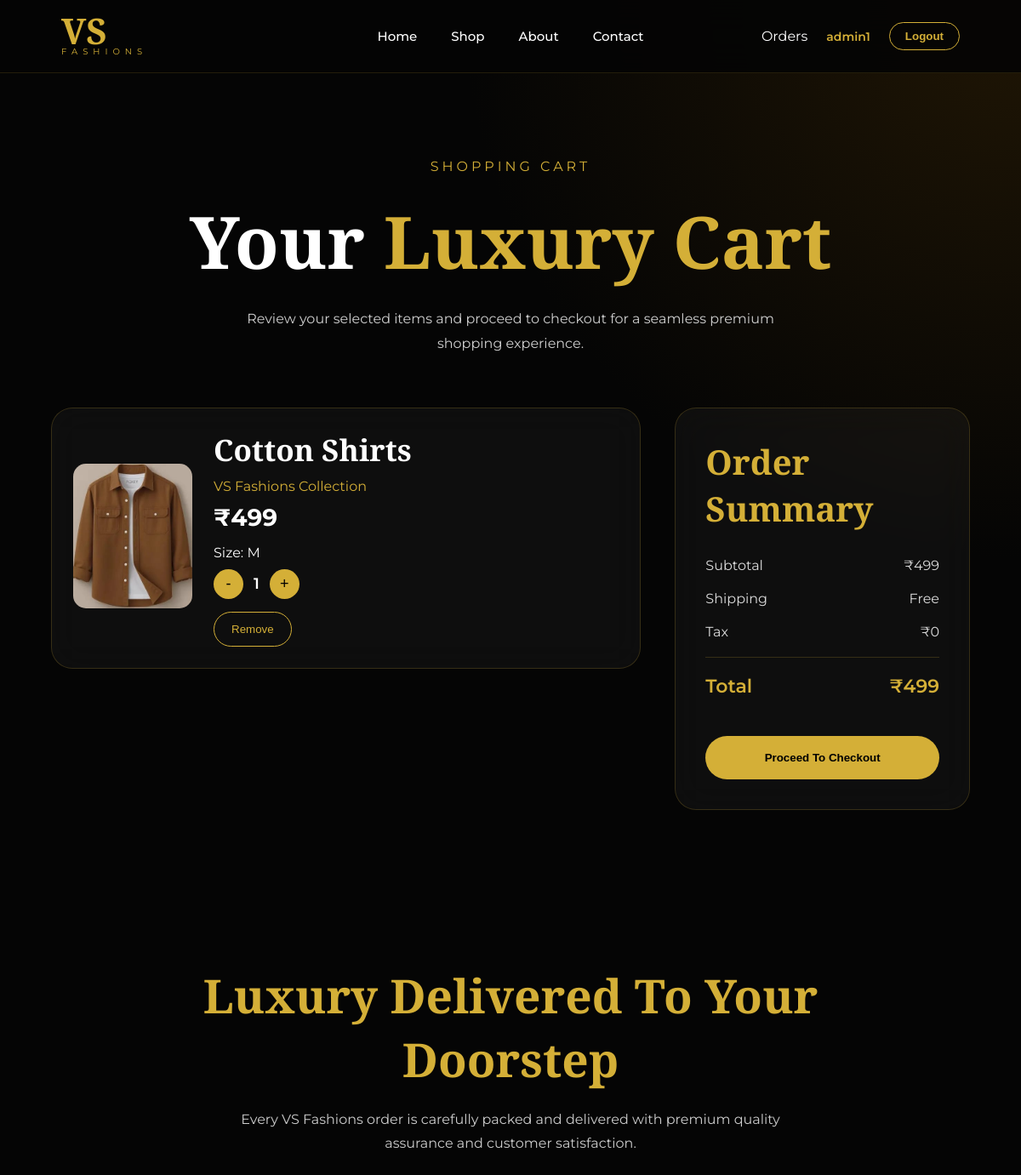
The page /cart/ (signed in) on the database its author committed.
### Vs/models.py (models this page shows, shortened)
class Cart(models.Model):
    user = models.ForeignKey(User,on_delete=models.CASCADE)
    product = models.ForeignKey(Product,on_delete=models.CASCADE)
    quantity = models.IntegerField(default=1)
    size = models.CharField(max_length=5)

class Product(models.Model):
    CATEGORY_CHOICES = (
        ('Men', 'Men'),
        ('Women', 'Women'),
        ('New Arrivals', 'New Arrivals'),
        (
          'kids', 'kids'
        )
    )
    name = models.CharField(max_length=200)
    price = models.IntegerField()
    image = models.ImageField(upload_to='products/')
    description = models.TextField()
    category = models.CharField(
        max_length=50,
        choices=CATEGORY_CHOICES,
        default='Men'
    )

### Vs/views.py (the view)
# urls.py: path('cart/', views.cart, name='cart'),
def cart(request):
    if not request.user.is_authenticated:
        return redirect("login")
    cart_items = Cart.objects.filter(user=request.user)
    total = 0
    for item in cart_items:
        total += item.product.price * item.quantity
    return render(request, "cart.html", {
        "cart_items": cart_items,
        "total": total
    })

### Vs/templates/cart.html (shortened to what this page needs)
{% extends 'base.html' %}
{% load static %}
{% block extra_css %}
<link rel="stylesheet" href="{% static 'css/cart.css' %}">
{% endblock %}{% block content %}
<section class="cart-hero"><span class="subtitle">SHOPPING CART</span>
<h1>Your <span>Luxury Cart</span></h1>
<p>
    Review your selected items and proceed to checkout
    for a seamless premium shopping experience.
</p>
</section><section class="cart-wrapper"><div class="cart-left">
    {% for item in cart_items %}
    <div class="cart-item">
        <div class="product-image">
            {% if item.product.image %}
            <img src="{{ item.product.image.url }}" alt="{{ item.product.name }}">
            {% endif %}
        </div>
        <div class="product-details">
            <h2>{{ item.product.name }}</h2>
            <p class="category">
                VS Fashions Collection
            </p>
            <h3>₹{{ item.product.price }}</h3>
            <p class="size">
                Size: {{ item.size }}
            </p>
            <div class="quantity">
                <a href="{% url 'decrease_quantity' item.id %}">
                    <button class="qty-btn">-</button>
                </a>
                <span class="qty-count">{{ item.quantity }}</span>
                <a href="{% url 'increase_quantity' item.id %}">
                    <button class="qty-btn">+</button>
                </a>
            </div>
            <a href="{% url 'remove_from_cart' item.id %}">
                <button class="remove-btn">
                    Remove
                </button>
            </a>
        </div>
    </div>
    {% empty %}
    <div class="empty-cart">
        <h2>Your cart is empty 🛒</h2>
        <p>Explore our premium collection and add products.</p>
    </div>
    {% endfor %}
</div>
<div class="cart-right">
    <div class="summary-card">
        <h2>Order Summary</h2>
        <div class="summary-row">
            <span>Subtotal</span>
            <span>₹{{ total }}</span>
        </div>
        <div class="summary-row">
            <span>Shipping</span>
            <span>Free</span>
        </div>
        <div class="summary-row">
            <span>Tax</span>
            <span>₹0</span>
        </div>
        <hr>
        <div class="summary-row total">
            <span>Total</span>
            <span>₹{{ total }}</span>
        </div>
        <a href="{% url 'checkout' %}">
            <button class="checkout-btn">
                Proceed To Checkout
            </button>
        </a>
    </div>
</div>
</section><section class="premium-note"><h2>Luxury Delivered To Your Doorstep</h2>
<p>
    Every VS Fashions order is carefully packed and delivered
    with premium quality assurance and customer satisfaction.
</p>
</section>{% endblock %}

### Vs/templates/base.html (shortened to what this page needs)
{% load static %}
<!DOCTYPE html>
<html lang="en">
<head>
    <link rel="stylesheet" href="{% static 'css/base.css' %}">
    {% block extra_css %}{% endblock %}
</head>
<body>
<header>
    <div class="logo">
        <a href="/home/">
            <h1>VS</h1>
            <span>FASHIONS</span>
        </a>
    </div>
    <nav>
        <a href="/">Home</a>
        <div class="dropdown">
            <a href="/shop/">Shop</a>
        </div>
        <a href="/about/">About</a>
        <a href="/contact/">Contact</a>
    </nav>
    <div class="right-menu">
        <a href="/orders/">Orders</a>
        {% if user.is_authenticated %}
            <span class="username">{{ user.username }}</span>
            <a href="{% url 'logout' %}">
                <button class="premium-btn">Logout</button>
            </a>
        {% else %}
            <a href="{% url 'login' %}">
                <button class="premium-btn">Login</button>
            </a>
        {% endif %}
    </div>
</header>
<main>
    {% block content %}{% endblock %}
</main>
</body>
</html>

### Vs/static/css/base.css (style rules this page uses)
* { margin:0; padding:0; box-sizing:border-box; }
body { background: radial-gradient(circle at top right,#201605,transparent 35%), #050505; color:white; font-family:'Montserrat',sans-serif; min-height:100vh; }
header { position:sticky; top:0; z-index:1000; display:flex; align-items:center; justify-content:space-between; padding:18px 6%; background:rgba(5,5,5,.92); backdrop-filter:blur(20px); border-bottom:1px solid rgba(212,175,55,.15); position:relative; }
.logo h1 { font-family:'Cormorant Garamond',serif; font-size:42px; color:#d4af37; line-height:36px; }
.logo span { color:#d4af37; font-size:10px; letter-spacing:6px; display:block; }
.logo a { text-decoration:none; }
nav { position:absolute; left:50%; transform:translateX(-50%); display:flex; align-items:center; gap:40px; }
nav a { color:white; text-decoration:none; font-size:15px; font-weight:500; transition:.3s; position:relative; }
nav a::after { content:''; position:absolute; left:0; bottom:-5px; width:0%; height:2px; background:#d4af37; transition:.3s; }
.dropdown { position:relative; }
.right-menu { display:flex; align-items:center; gap:22px; }
.right-menu a { text-decoration:none; color:white; transition:.3s; }
.username { color:#d4af37; font-weight:600; font-size:14px; white-space:nowrap; }
.premium-btn { background:transparent; color:#d4af37; border:1px solid #d4af37; padding:8px 18px; border-radius:25px; font-weight:600; cursor:pointer; transition:.3s; }
main { width:100%; }

### Vs/static/css/cart.css (style rules this page uses)
.cart-hero { text-align:center; padding:100px 10% 60px; }
.subtitle { color:#d4af37; letter-spacing:4px; }
.cart-hero h1 { font-family:'Cormorant Garamond',serif; font-size:85px; margin:20px 0; }
.cart-hero h1 span { color:#d4af37; }
.cart-hero p { max-width:700px; margin:auto; color:#cfcfcf; line-height:1.8; }
.cart-wrapper { width:90%; margin:auto; display:flex; gap:40px; padding-bottom:100px; }
.cart-left { flex:2; }
.cart-right { flex:1; }
.cart-item { display:flex; align-items:center; gap:25px; background:rgba(255,255,255,.04); backdrop-filter:blur(20px); border:1px solid rgba(212,175,55,.2); border-radius:25px; padding:25px; margin-bottom:25px; transition:.4s; }
.product-image img { width:140px; height:170px; object-fit:cover; border-radius:15px; }
.product-details { flex:1; }
.product-details h2 { font-family:'Cormorant Garamond',serif; font-size:35px; }
.category { color:#d4af37; margin:10px 0; }
.product-details h3 { font-size:28px; margin-bottom:15px; }
.quantity { display:flex; align-items:center; gap:12px; margin-top:10px; }
.qty-btn { width:35px; height:35px; border:none; border-radius:50%; background:#D4AF37; color:black; font-size:18px; cursor:pointer; }
.qty-count { font-size:18px; font-weight:600; }
.remove-btn { background:none; border:1px solid #d4af37; color:#d4af37; padding:12px 20px; border-radius:30px; cursor:pointer; transition:.3s; margin-top:15px; }
.summary-card { background:rgba(255,255,255,.04); backdrop-filter:blur(20px); border:1px solid rgba(212,175,55,.2); border-radius:25px; padding:35px; position:sticky; top:120px; }
.summary-card h2 { font-family:'Cormorant Garamond',serif; color:#d4af37; font-size:40px; margin-bottom:30px; }
.summary-row { display:flex; justify-content:space-between; margin-bottom:20px; color:#ddd; }
.summary-card hr { border:none; border-top:1px solid rgba(212,175,55,.2); margin:20px 0; }
.total { font-size:22px; color:#d4af37; font-weight:600; }
.checkout-btn { width:100%; margin-top:25px; padding:18px; border:none; border-radius:40px; background:#d4af37; color:black; font-weight:700; cursor:pointer; transition:.4s; }
.premium-note { text-align:center; padding:80px 10%; }
.premium-note h2 { font-family:'Cormorant Garamond',serif; font-size:55px; color:#d4af37; margin-bottom:20px; }
.premium-note p { max-width:700px; margin:auto; color:#ccc; line-height:1.8; }

### rows shown on the page
Cart: product.image (picture), product.name "Cotton Shirts", product.price "499", size "M", quantity "1"

### other values the page prints
{{ user.username }} "admin1"
{{ total }} "499"
